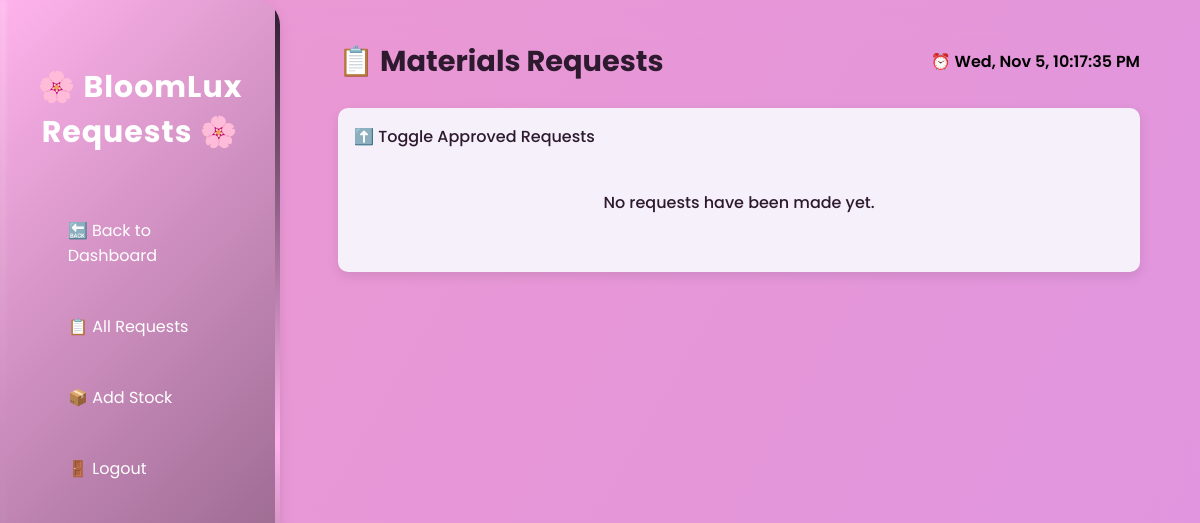
Before: /my_requests.php (signed in) with the older database file.
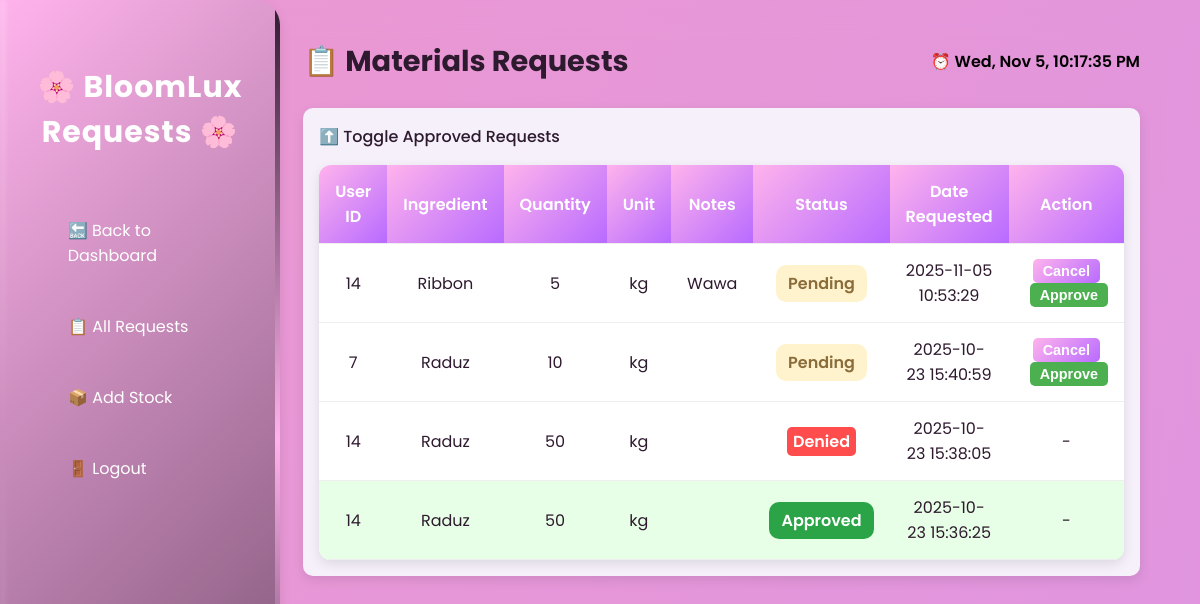
After: the same page with the newer database file.
### tables this page shows
CREATE TABLE `requests` (
  `id` int(11) NOT NULL,
  `ingredient_id` int(11) NOT NULL,
  `user_id` int(11) NOT NULL,
  `ingredient_name` varchar(100) NOT NULL,
  `quantity` int(11) NOT NULL,
  `notes` text DEFAULT NULL,
  `unit` varchar(50) DEFAULT NULL,
  `status` enum('pending','approved','completed','denied') NOT NULL DEFAULT 'pending',
  `requested_at` timestamp NOT NULL DEFAULT current_timestamp()
);

### my_requests.php (the view, shortened to what this page needs)
<?php
include 'backend/init.php';
$sql = "SELECT id, user_id, ingredient_name, quantity, notes, unit, status, requested_at
        FROM requests
        ORDER BY requested_at DESC";
$stmt = $conn->prepare($sql);
$stmt->execute();
$result = $stmt->get_result();
?>
<!DOCTYPE html>
<html lang="en">
<head>
  <link rel="stylesheet" href="css/my_request.css">
  <link rel="stylesheet" href="css/my_request_form.css">
</head>
<body>
  <div class="sidebar">
    <h2>🌸 BloomLux Requests 🌸</h2>
    <a href="admin_dashboard.php">🔙 Back to Dashboard </a>
    <a href="my_requests.php">📋 All Requests</a>
    <a href="backend/add_stock.php">📦 Add Stock</a>
    <a href="logout.php">🚪 Logout</a>
  </div>
  <div class="main">
    <div class="top-bar">
      <div class="title">📋 Materials Requests</div>
      <div id="live-time">⏰ Loading...</div>
    </div>
    <div class="card">
      <div class="toggle-approved" onclick="toggleApproved()">⬆️ Toggle Approved Requests</div>
      <?php if ($result->num_rows > 0): ?>
        <table id="requestsTable">
          <tr>
            <th>User ID</th>
            <th>Ingredient</th>
            <th>Quantity</th>
            <th>Unit</th>
            <th>Notes</th>
            <th>Status</th>
            <th>Date Requested</th>
            <th>Action</th>
          </tr>
          <?php foreach ($result as $row):
            $status = strtolower($row['status']);
            $status_class = '';
            $status_label = '';
            if ($status == 'pending') {
              $status_label = 'Pending';
              $status_class = 'pending';
            } elseif ($status == 'approved') {
              $status_label = 'Approved';
              $status_class = 'approved';
            } elseif ($status == 'cancelled') {
              $status_label = 'Cancelled';
              $status_class = 'cancelled';
            } elseif ($status == 'denied') {
              $status_label = 'Denied';
              $status_class = 'denied';
            } else {
              $status_label = ucfirst($status);
              $status_class = $status;
            }
          ?>
            <tr class="<?= $status == 'approved' ? 'approved-row' : '' ?>">
              <td><?= htmlspecialchars($row['user_id']); ?></td>
              <td><?= htmlspecialchars($row['ingredient_name']); ?></td>
              <td><?= htmlspecialchars($row['quantity']); ?></td>
              <td><?= htmlspecialchars($row['unit']); ?></td>
              <td><?= htmlspecialchars($row['notes']); ?></td>
              <td><span class="status <?= $status_class; ?>"><?= $status_label; ?></span></td>
              <td><?= htmlspecialchars($row['requested_at']); ?></td>
              <td>
                <?php if ($status == 'pending'): ?>
                  <button class="btn-cancel" data-id="<?= $row['id']; ?>">Cancel</button>
                  <button class="btn-approve" data-id="<?= $row['id']; ?>">Approve</button>
                <?php else: ?>
                  -
                <?php endif; ?>
              </td>
            </tr>
          <?php endforeach; ?>
        </table>
      <?php else: ?>
        <p class="empty">No requests have been made yet.</p>
      <?php endif; ?>
    </div>
  </div>
</body>
</html>

### css/my_request.css (style rules this page uses)
:root { --bg: #ffb3ecff; --card: #f5f0fa; --primary: #2e1a2eff; --accent: #b86bff; --white: #ffffff; --text: #000; --shadow: 0 4px 12px rgba(0, 0, 0, 0.1); }
body { font-family: 'Poppins', sans-serif; background: var(--bg); margin: 0; padding: 0; color: var(--primary); display: flex; min-height: 100vh; overflow-x: hidden; }
body::before { content: ""; position: fixed; inset: 0; background: url('https://thumbs.dreamstime.com/b/beautiful-colorful-meadow-wild-flowers-floral-background-landscape-purple-pink-sunset-blurred-soft-pastel-magical-332027305.jpg') no-repeat center/cover; z-index: -2; }
body::after { content: ""; position: fixed; inset: 0; background: linear-gradient(120deg, rgba(214,122,177,0.45), rgba(184,112,209,0.45)); backdrop-filter: blur(15px); z-index: -1; }
.sidebar { width: 240px; background: linear-gradient(180deg, #b86bff, #ffb3ec); color: #fff; height: 100vh; position: fixed; display: flex; flex-direction: column; padding: 40px 20px; box-shadow: var(--shadow); border-top-right-radius: 25px; border-bottom-right-radius: 25px; overflow: hidden; animation: sidebarSlideIn 0.7s ease-out forwards; }
.sidebar h2 { text-align: center; font-weight: 700; font-size: 30px; margin-bottom: 40px; letter-spacing: 1px; opacity: 0; animation: fadeIn 1s 0.3s forwards; }
.sidebar a { display: block; color: #fff; padding: 15px 18px; margin: 8px 0; text-decoration: none; border-radius: 50px; transition: all 0.4s ease; position: relative; opacity: 0; transform: translateX(-15px); animation: slideInLink 0.6s ease forwards; }
.sidebar a:nth-child(2) { animation-delay: 0.3s; }
.sidebar a:nth-child(3) { animation-delay: 0.4s; }
.sidebar a:nth-child(4) { animation-delay: 0.5s; }
.sidebar a:nth-child(5) { animation-delay: 0.6s; }
.sidebar { background: linear-gradient(135deg, #ffb3ecff, #2e1a2eff, #ffb3ecff); background-size: 300% 300%; animation: gradientShift 8s ease infinite, sidebarSlideIn 0.7s ease-out, breatheGlow 3.2s ease-in-out infinite; transform-origin: left center; transition: transform 0.25s ease; }
.sidebar::before { content: ""; position: absolute; top: 0; left: 0; width: 6px; height: 100%; background: linear-gradient(180deg, rgba(255,255,255,0.6), transparent, rgba(255,255,255,0.6)); filter: blur(2px); opacity: 0.35; animation: shimmerMove 2.8s linear infinite; }
.sidebar a { display: flex; align-items: center; gap: 10px; }
.sidebar a::before { content: ""; display: inline-block; width: 20px; height: 20px; background-size: cover; filter: drop-shadow(0 2px 4px rgba(0,0,0,0.2)); }
.sidebar::after { content: ''; position: absolute; right: 0; top: 0; width: 5px; height: 100%; background: linear-gradient(180deg,#2e1a2eff, #ffb3ecff, #2e1a2eff); animation: glowBorder 2.5s ease-in-out infinite alternate; border-radius: 5px; }
.main { margin-left: 140px; padding: 40px 60px; width: calc(100% - 270px); animation: fadeIn 0.6s ease-in-out; }
.top-bar { display: flex; justify-content: space-between; align-items: center; margin-bottom: 25px; }
.title { font-size: 1.8rem; font-weight: 700; color: var(--primary); }
#live-time { color: var(--text); font-weight: 600; }
.card { background: rgba(255, 255, 255, 0.75); backdrop-filter: blur(12px); padding: 25px 30px; border-radius: 20px; box-shadow: 0 6px 16px rgba(0, 0, 0, 0.15); animation: fadeIn 0.6s ease; }
.toggle-approved { cursor: pointer; color: #a63d7c; font-weight: 600; margin-bottom: 12px; transition: 0.3s; }
table { width: 100%; border-collapse: collapse; background: var(--white); border-radius: 12px; overflow: hidden; box-shadow: 0 4px 12px rgba(0, 0, 0, 0.1); }
th, td { padding: 14px 16px; text-align: center; border-bottom: 1px solid #eee; }
th { background: linear-gradient(135deg, #ffb3ec, #b86bff); color: var(--white); font-weight: 600; }
.status { padding: 6px 12px; border-radius: 10px; font-weight: 600; display: inline-block; }
.pending { background: #fff3cd; color: #8a6d3b; }
.approved { background: #2ba347; color: #ffffff; }
.denied { background: #f8d7da; color: #a3232f; }
.btn-cancel, .btn-approve { border: none; border-radius: 10px; padding: 8px 12px; font-weight: 600; cursor: pointer; transition: 0.25s; }
.btn-cancel { background: linear-gradient(135deg, #ffb3ec, #b86bff); color: #fff; }
.btn-approve { background: #4CAF50; color: #fff; margin-left: 6px; }
#requestsTable { table-layout: auto; }
.empty { text-align: center; padding: 25px; font-weight: 500; color: var(--primary); }

Changed rows visible on the page:
added requests: user "14", ingredient_name "Ribbon", quantity "5", unit "kg", notes "Wawa", status "Pending", requested_at "2025-11-05 10:53:29"
added requests: user "7", ingredient_name "Raduz", quantity "10", unit "kg", status "Pending", requested_at "2025-10-23 15:40:59"
added requests: user "14", ingredient_name "Raduz", quantity "50", unit "kg", status "Denied", requested_at "2025-10-23 15:38:05"
added requests: user "14", ingredient_name "Raduz", quantity "50", unit "kg", status "Approved", requested_at "2025-10-23 15:36:25"
Other visible differences:
text no longer shown: "No requests have been made yet."
text now shown: "User ID Ingredient Quantity Unit Notes Status Date Requested Action"
